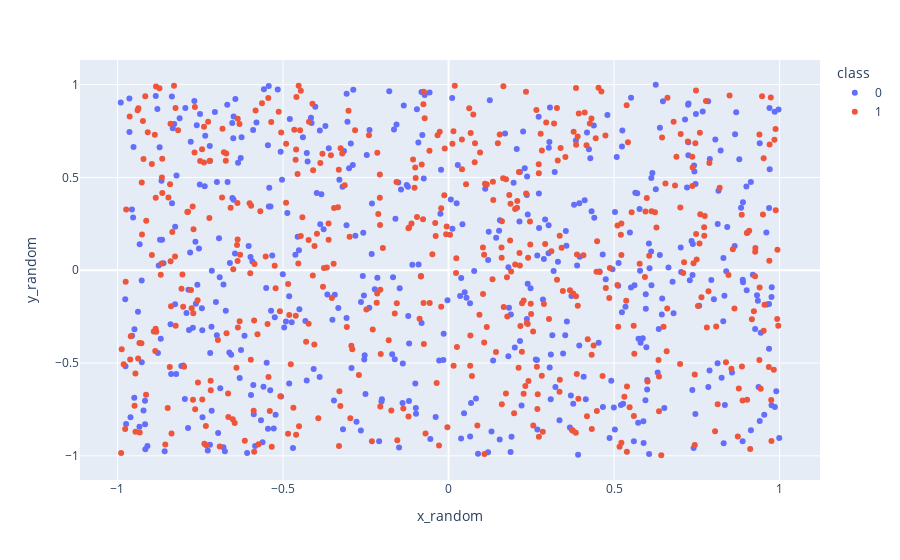

Here is the notebook cell this chart was saved with:
### Markdown cell above
## What is classification?

Classification is nothing more than giving a set of labels (or classes) and a set of data, assigning a label (or more than one depending on the case) to each piece of data. In a more direct way, classification is the process of identifying which category a new piece of data belongs to, based on a set of already labeled data.

Humans have always needed to classify objects. Whether it's to identify whether a food is poisonous or not, or to distinguish between a dangerous place or not. Going a little beyond this conscious classification, humans have learned to classify everything unconsciously, whether it's the face of a person they know, differentiating a fork from a knife, or recognizing digits written on a check.

With the emergence of computers to assist in calculations and other complex tasks, the question arose: "Why not teach the computer to classify objects too?".

Today, it is possible to use algorithms to read text, identify objects in an image, recognize a person's voice, etc. But how did all this come about? What is the history behind classification?

### Code cell
px.scatter(
    data,
    x='x_random',
    y='y_random',
    color='class',
)

### Figure 1 — Plotly figure (JSON) as saved in the notebook; plotly's stock layout.template omitted (floating-point values rounded to 4 significant figures; data arrays with more than 128 entries replaced by an {"elided": "..."} marker saying what was removed)
{"data": [{"hovertemplate": "class=0<br>x_random=%{x}<br>y_random=%{y}<extra></extra>", "legendgroup": "0", "marker": {"color": "#636efa", "symbol": "circle"}, "mode": "markers", "name": "0", "orientation": "v", "showlegend": true, "type": "scatter", "x": {"elided": "490 float values"}, "xaxis": "x", "y": {"elided": "490 float values"}, "yaxis": "y"}, {"hovertemplate": "class=1<br>x_random=%{x}<br>y_random=%{y}<extra></extra>", "legendgroup": "1", "marker": {"color": "#EF553B", "symbol": "circle"}, "mode": "markers", "name": "1", "orientation": "v", "showlegend": true, "type": "scatter", "x": {"elided": "510 float values"}, "xaxis": "x", "y": {"elided": "510 float values"}, "yaxis": "y"}], "layout": {"legend": {"title": {"text": "class"}, "tracegroupgap": 0}, "margin": {"t": 60}, "xaxis": {"anchor": "y", "domain": [0, 1], "title": {"text": "x_random"}}, "yaxis": {"anchor": "x", "domain": [0, 1], "title": {"text": "y_random"}}}}
